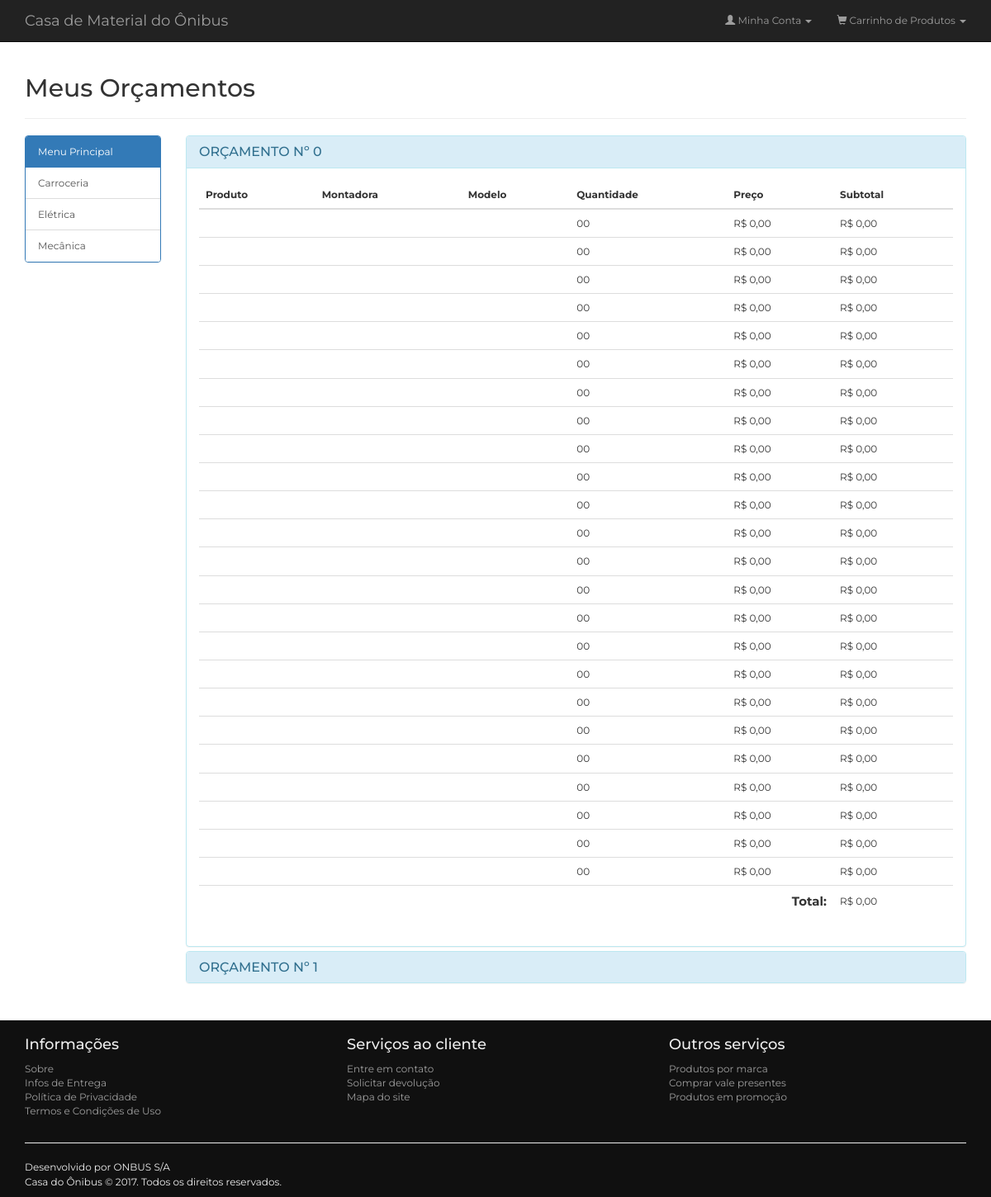
The page /admin/view/orcamentos/index.php (signed in) on the database its author committed.
### tables this page shows
CREATE TABLE `categoria` (
  `id_categoria` int(11) NOT NULL AUTO_INCREMENT,
  `ativo` bit(1) DEFAULT NULL,
  `nome` varchar(50) NOT NULL,
  PRIMARY KEY (`id_categoria`)
);

CREATE TABLE `item_venda` (
  `id_item_venda` int(11) NOT NULL AUTO_INCREMENT,
  `quantidade` int(11) DEFAULT NULL,
  `id_produto` int(11) DEFAULT NULL,
  `venda_id_venda` int(11) DEFAULT NULL,
  PRIMARY KEY (`id_item_venda`),
  KEY `FK_6vheeo5tjv9y8h20jvakn8oj9` (`id_produto`),
  KEY `FK_pdxbb3v6i1aswlweppggqdb7t` (`venda_id_venda`),
  CONSTRAINT `FK_6vheeo5tjv9y8h20jvakn8oj9` FOREIGN KEY (`id_produto`) REFERENCES `produto` (`id_produto`),
  CONSTRAINT `FK_pdxbb3v6i1aswlweppggqdb7t` FOREIGN KEY (`venda_id_venda`) REFERENCES `venda` (`id_venda`)
);

CREATE TABLE `produto` (
  `id_produto` int(11) NOT NULL AUTO_INCREMENT,
  `ativo` bit(1) NOT NULL,
  `controla_estoque` bit(1) DEFAULT NULL,
  `descricao` varchar(255) NOT NULL,
  `margem` decimal(19,2) DEFAULT NULL,
  `mostra_vitrine` bit(1) DEFAULT NULL,
  `nome` varchar(50) NOT NULL,
  `preco_compra` decimal(19,2) DEFAULT NULL,
  `preco_venda` decimal(19,2) DEFAULT NULL,
  `qtd_minima` int(11) DEFAULT NULL,
  `quantidade` int(11) DEFAULT NULL,
  `id_categoria` int(11) DEFAULT NULL,
  `id_imagem` int(11) DEFAULT NULL,
  PRIMARY KEY (`id_produto`),
  KEY `FK_5rxwsr0kb6apig8cw13bximd` (`id_categoria`),
  KEY `FK_51ujkp87s34oq10ouej5hxtm9` (`id_imagem`),
  CONSTRAINT `FK_51ujkp87s34oq10ouej5hxtm9` FOREIGN KEY (`id_imagem`) REFERENCES `imagem` (`id_imagem`),
  CONSTRAINT `FK_5rxwsr0kb6apig8cw13bximd` FOREIGN KEY (`id_categoria`) REFERENCES `categoria` (`id_categoria`)
);

CREATE TABLE `venda` (
  `id_venda` int(11) NOT NULL AUTO_INCREMENT,
  `aprovado` bit(1) DEFAULT NULL,
  `ativo` bit(1) DEFAULT NULL,
  `data` datetime DEFAULT NULL,
  `desconto` decimal(19,2) DEFAULT NULL,
  `finalizado` bit(1) DEFAULT NULL,
  `forma_pgto` int(11) DEFAULT NULL,
  `tipo` int(11) DEFAULT NULL,
  `total` decimal(19,2) DEFAULT NULL,
  `id_cliente` int(11) DEFAULT NULL,
  PRIMARY KEY (`id_venda`),
  KEY `FK_fwmdliq4e53pcssq6qq4fxmp3` (`id_cliente`),
  CONSTRAINT `FK_fwmdliq4e53pcssq6qq4fxmp3` FOREIGN KEY (`id_cliente`) REFERENCES `cliente` (`id_cliente`)
);

### config.php (called while the page is built, shortened)
<?php
$rootPath = realpath($_SERVER["DOCUMENT_ROOT"]);
if ($_SERVER["SERVER_NAME"] == "localhost") {
	$rootPath.= "/loja-virtual/";
}

### model/BD/Conexao.php (called while the page is built, shortened)
<?php
class Conexao {
	protected $conn;
	protected $driver = null;
	private $config = array();
	protected function conectar($user){
		try {
			switch ($this->driver) {
				case 'mysql':
					$this->conn = mysqli_connect(
						$this->config[$user]["host"], $this->config[$user]["usuario"], $this->config[$user]["senha"], $this->config[$user]["database"]
					);
				break;
			}
			return $this->conn;
		} catch (Exception $e) {
			die( "Connection Error #1: ".$e->getMessage() );
		}
	}
	protected function setDriver($driver){
		$this->driver = $driver;
	}
	private function setConfig($user){
		$this->config["localhostMYSQL"] = array(
			"host" 		=> "localhost",
			"database" 	=> "ope",
			"usuario" 	=> "root",
			"senha" 	=> ""
		);
		$this->config["localhostORACLE"] = array(
			"host" 		=> "127.0.0.1",
			"usuario" 	=> "root",
			"senha" 	=> "",
			"port" 		=> "1521",
			"sid" 		=> "XE"
		);
		return $this->config;
	}
}

### controller/ConfiguracaoSistema.php (called while the page is built, shortened)
<?php
class ConfiguracaoSistema {
	private $model;
	function __construct(){
		$this->model = new ConfiguracaoSistemaModel();
	}
	public function listarMenuLateral(){
		return $this->model->listarMenuLateral();
	}
}

### model/ConfiguracaoSistemaModel.php (called while the page is built)
<?php
require_once 'BD/MYSQL.php';
class ConfiguracaoSistemaModel {
	private $bd;
	function __construct(){
		$this->bd = new MYSQL("localhostMYSQL");
	}
	public function listarMenuLateral(){
		return $this->bd->buscar("categoria", array("ativo = " => 1), "", "", "", "nome asc");
	}
}

### model/BD/MYSQL.php (called while the page is built, shortened)
<?php
require_once "Conexao.php";
class MYSQL extends Conexao {
	public function buscar($tabela, $condicao = array(), $campos = array(), $inner = array(), $group = '', $order = '', $inicio = '', $final = ''){
		$sql = "SELECT ";
		if ( count($campos) > 0 && !empty($campos[0]) ) {
			foreach ($campos as $k => $campo) {
				if ( $k > 0 ) {
					$sql .= ", ".$campo;
				} else {
					$sql .= $campo;
				}
			}
		} else {
			$sql .= " * ";
		}
		$sql .= " FROM ".$tabela." ";
		if ( count($condicao) > 0 ) {
			$sql .= " WHERE ";
			$cond = array();
			foreach ($condicao as $campo => $valor) {
				$cond[] = $campo." \"".$valor."\"";
			}
			$sql .= implode(" AND ", $cond);
		}
		if ( !empty($order) ) {
			$sql .= " ORDER BY ".$order;
		}
		return $this->query( $sql );
	}
	public function query($sql){
		if (!empty($sql)) {
			mysqli_autocommit($this->conn, FALSE);
			$dados = mysqli_query($this->conn, $sql);
			$retorno = "";
			if ($dados) {
				preg_match("/^\w*\s/i", $sql, $matches);
				$retornoRegex = trim($matches[0]);
				if ($retornoRegex == "SELECT") {
					if (mysqli_num_rows($dados) > 0) {
						$retorno = array();
						while ( $row = mysqli_fetch_assoc($dados) ) {
							$retorno[] = $row;
						}
					}
					return $retorno;
				} elseif ($retornoRegex == "INSERT") {
					$retorno = mysqli_insert_id($this->conn);
				} else {
					$retorno = mysqli_affected_rows($this->conn);
				}
				mysqli_commit($this->conn);
				return $retorno;
			}
		}
	}
}

### controller/Orcamento.php (called while the page is built, shortened)
<?php
class Orcamento {
	private $model;
	function __construct(){
		$this->model = new OrcamentoModel();
	}
	public function listar($url = "", $pagina = 0, $id = ""){
		$retorno = $this->model->listar($id);
		return $retorno;
	}
}

### model/OrcamentoModel.php (called while the page is built, shortened)
<?php
require_once 'BD/MYSQL.php';
class OrcamentoModel {
	private $bd;
	function __construct(){
		$this->bd = new MYSQL("localhostMYSQL");
	}
	public function listar($id = ""){
		$condicao = "";
		return $this->bd->query(
			"SELECT p.*, v.*,
				DATE_FORMAT(v.data, \"%d/%m/%Y %T\") AS datavenda,
				iv.quantidade,
				(SELECT c.nome FROM categoria c WHERE c.id_categoria = p.id_categoria) AS categoria
			FROM
				produto p,
				item_venda iv,
				venda v
			WHERE p.id_produto = iv.id_produto
				AND v.id_venda = iv.venda_id_venda" . $condicao
		);
	}
}

### admin/view/orcamentos/index.php (the view, shortened to what this page needs)
<?php
	require "../../../config.php";
	include "../../../incs/cabecalho.php";
	include "../../../incs/menu_superior.php";
	$pagina = (isset($_GET['pg']) ? (int)$_GET['pg'] : 1);
	$url = "http://".$_SERVER["SERVER_NAME"] . $_SERVER["PHP_SELF"];
	$id = "";
	$orcamentos = new Orcamento();
	$orcamento = $orcamentos->listar($url, $pagina, $id);
	$count = 0;
?>
<div class="row">
	<div class="col-lg-12 col-md-12 col-sm-12 col-xs-12">
		<h2>Meus Orçamentos</h2><hr/>
	</div>
	<?php include "../../../incs/menu_lateral.php"; ?>
	<div class="col-lg-10 col-md-9 col-sm-9 col-xs-12">
		<?php if (!empty($orcamento)): ?>
			<div class="panel-group" id="accordion" role="tablist" aria-multiselectable="true">
			<?php foreach ($orcamento as $key => $value): ?>
				<div class="panel panel-info">
					<div class="panel-heading" role="tab" id="heading<?=$key;?>">
						<h4 class="panel-title">
							<a role="button" data-toggle="collapse" data-parent="#accordion" href="#collapse<?=$key;?>" aria-expanded="true" aria-controls="collapse<?=$key;?>">
								ORÇAMENTO Nº <?=$key;?>
							</a>
						</h4>
					</div>
					<div id="collapse<?=$key;?>" class="panel-collapse collapse <?=($count == 0 ? "in" : "");?>" role="tabpanel" aria-labelledby="heading<?=$key;?>">
						<div class="panel-body">
							<table class="table table-hover">
								<thead>
									<tr>
										<th>Produto</th>
										<th>Montadora</th>
										<th>Modelo</th>
										<th>Quantidade</th>
										<th>Preço</th>
										<th>Subtotal</th>
									</tr>
								</thead>
								<?php if (!empty($value)): $valorTotal = array(); ?>
									<tbody>
										<?php foreach ($value as $key2 => $value2): ?>
											<?php $subtotal = ($value2["quantidade"] * $value2["valor"]); ?>
											<tr>
												<td><?=ucwords(strtolower($value2["nome"]));?></td>
												<td><?=ucwords(strtolower($value2["montadora"]));?></td>
												<td><?=ucwords(strtolower($value2["modelo"]));?></td>
												<td><?=str_pad($value2["quantidade"], 2, "0", STR_PAD_LEFT);?> </td>
												<td>R$ <?=number_format($value2["valor"], 2, ',', '.');?></td>
												<td>R$ <?=number_format($subtotal, 2, ',', '.');?></td>
											</tr>
											<?php $valorTotal[] = $subtotal; ?>
										<?php endforeach; ?>
										<th colspan="5" style="text-align: right; font-size: 15px;">Total:</th>
										<td style="vertical-align: inherit;">R$ <?=number_format(array_sum($valorTotal), 2, ',', '.');?></td>
									</tbody>
								<?php $valorTotal = array(); endif; ?>
							</table>
						</div>
					</div>
				</div>
			<?php $count++; endforeach; ?>
			</div>
		<?php endif; ?>
	</div>
</div>
<?php include "../../../incs/rodape.php"; ?>

### incs/menu_lateral.php
<?php $menu = new ConfiguracaoSistema(); ?>
<div class="col-lg-2 col-md-3 col-sm-3 col-xs-12">
	<div class="panel panel-primary">
		<div class="panel-heading">Menu Principal</div>
		<div class="list-group">
			<?php foreach ($menu->listarMenuLateral() as $key => $value): ?>
				<a href="<?=BASE_URL;?>view/categorias/index.php?categoria=<?=$value["id_categoria"];?>" class="list-group-item">
					<?=utf8_encode(ucwords(strtolower($value["nome"])));?>
				</a>
			<?php endforeach; ?>
		</div>
	</div>
</div>

### css/main.css (style rules this page uses)
html, body { padding: 0; margin: 0; border: none; font-family: 'Montserrat', 'Trebuchet MS', sans-serif; font-size: 12px; }
body { padding-top: 70px; }

### rows shown on the page
categoria: nome "Carroceria"
categoria: nome "Elétrica"
categoria: nome "Mecânica"
item_venda: key "0", id_produto.id_produto "00", id_produto.id_produto "0,00", venda_id_venda.ativo "00", venda_id_venda.ativo "0,00", id_produto.controla_estoque "00", id_produto.controla_estoque "0,00", id_produto.descricao "00", id_produto.descricao "0,00", id_produto.margem "00", id_produto.margem "0,00", id_produto.mostra_vitrine "00", id_produto.mostra_vitrine "0,00", id_produto.nome "00", id_produto.nome "0,00", id_produto.preco_compra "00", id_produto.preco_compra "0,00", id_produto.preco_venda "00", id_produto.preco_venda "0,00", id_produto.qtd_minima "00", id_produto.qtd_minima "0,00", quantidade "00", quantidade "0,00", id_produto.id_categoria "00", id_produto.id_categoria "0,00", id_produto.id_imagem "00", id_produto.id_imagem "0,00", venda_id_venda.id_venda "00", venda_id_venda.id_venda "0,00", venda_id_venda.aprovado "00", venda_id_venda.aprovado "0,00", venda_id_venda.data "00", venda_id_venda.data "0,00", venda_id_venda.desconto "00", venda_id_venda.desconto "0,00", venda_id_venda.finalizado "00", venda_id_venda.finalizado "0,00", venda_id_venda.forma_pgto "00", venda_id_venda.forma_pgto "0,00", venda_id_venda.tipo "00", venda_id_venda.tipo "0,00", venda_id_venda.total "00", venda_id_venda.total "0,00", venda_id_venda.id_cliente "00", venda_id_venda.id_cliente "0,00", valor "0,00", subtotal "0,00", array_sum($valorTotal) "0,00"
item_venda: key "1"
